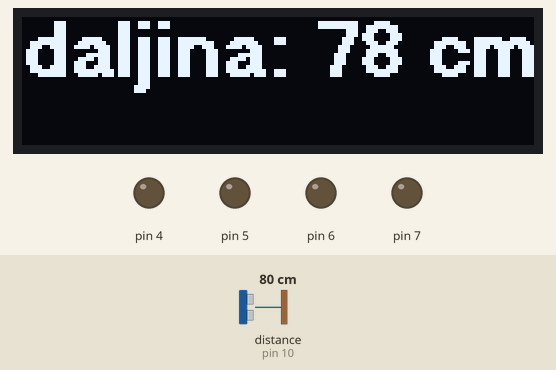
A sketch run on a simulated Arduino Uno, built with avr-gcc and run on an emulated ATmega328P. Shown: 128×32 one-colour display, output pins drawn as LEDs (lit = HIGH). Wiring (inferred from the names in the program): ultrasonic range finder: trigger pin 9; echo pin 10. The test bench sets the inputs (shaded band); at power-on: distance to the obstacle (sensor on pin 10) 80 cm. The echo pulse lasts 58.3 µs per cm; pins used as bus, display or sensor lines are not drawn; what the sketch prints to the serial monitor is not drawn.

Above: at 1.2 s.
1.3 s: distance to the obstacle (sensor on pin 10) set to 2 cm
At 1.6 s:
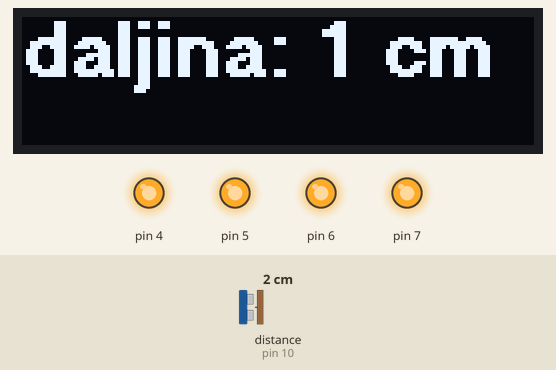
2.8 s: distance to the obstacle (sensor on pin 10) set to 9 cm
At 3.4 s:
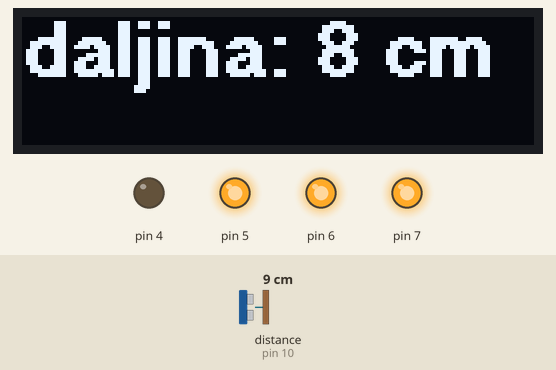
4.3 s: distance to the obstacle (sensor on pin 10) set to 13 cm
At 4.7 s:
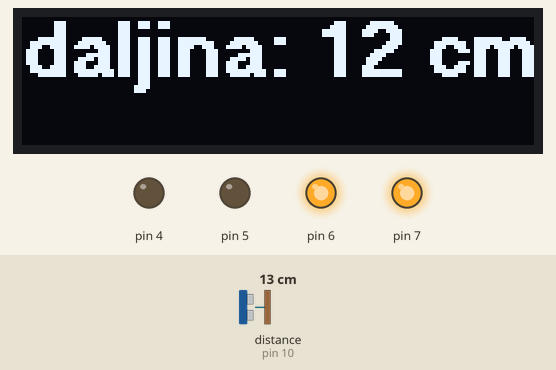
5.8 s: distance to the obstacle (sensor on pin 10) set to 18 cm
At 6.5 s:
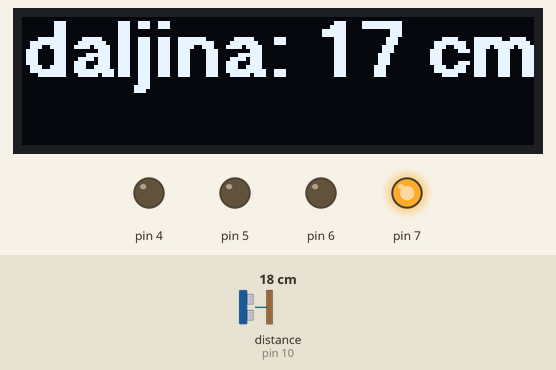
Timing chart, 0 to 8.3 s (numbered marks = the images above; inputs shaded):
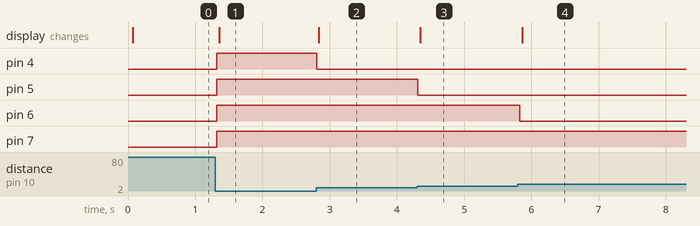

Measured:
- the behaviour switches between 10 and 11 cm on distance to the obstacle (sensor on pin 10) (found by bisection; images 2 and 3)
- after the input at 1.3 s, pin 4–7: LOW → HIGH at once; the display: changes after 0.06 s (image 1)
- after the input at 2.8 s, pin 4: HIGH → LOW at once; the display: changes at once (image 2)
- after the input at 4.3 s, pin 5: HIGH → LOW at once; the display: changes at once (image 3)
- after the input at 5.8 s, pin 6: HIGH → LOW at once; the display: changes after 0.06 s (image 4)

The sketch:

distancer_proba.ino
```cpp
#include <Arduino.h>
#include <U8g2lib.h>
/*#include <SPI.h>
#include <Wire.h>
*/
U8G2_SSD1306_128X32_UNIVISION_F_HW_I2C u8g2(U8G2_R0);

const int TRIG_PIN = 9;
const int ECHO_PIN = 10;

long duration;
int distance;

void setup() {
  pinMode(TRIG_PIN, OUTPUT);
  pinMode(ECHO_PIN, INPUT);

  pinMode(7, OUTPUT);
  pinMode(6, OUTPUT);
  pinMode(5, OUTPUT);
  pinMode(4, OUTPUT);

  Serial.begin(9600);
  u8g2.begin();


}

void loop() {
  // put your main code here, to run repeatedly:
  digitalWrite(TRIG_PIN, LOW);
  delayMicroseconds(2);

  digitalWrite(TRIG_PIN, HIGH);
  delayMicroseconds(10);
  digitalWrite(TRIG_PIN, LOW);

  duration = pulseIn(ECHO_PIN, HIGH);
  distance = duration*0.034/2;
  char str[10];
  Serial.print("Daljina: ");
  Serial.println(distance);
  if(distance < 20)
  {
    digitalWrite(7, HIGH);
    if(distance < 15)
    {
      digitalWrite(6, HIGH);
      if(distance < 10)
      {
        digitalWrite(5, HIGH);
        if(distance < 5)
        {
          digitalWrite(4, HIGH);
        }else{
          digitalWrite(4, LOW);
        }
      }else{
        digitalWrite(5, LOW);
      }
    }else{
      digitalWrite(6, LOW);
    }
  }else{
    digitalWrite(7, LOW);
  }

  sprintf(str, "%d", distance);
  u8g2.clearBuffer();
  u8g2.setFont(u8g2_font_crox4hb_tr);
  u8g2.setCursor(0, 15);
  u8g2.print("daljina: ");
  u8g2.print(distance);
  u8g2.print(" cm");
  u8g2.sendBuffer();

  delay(100);
}
```
